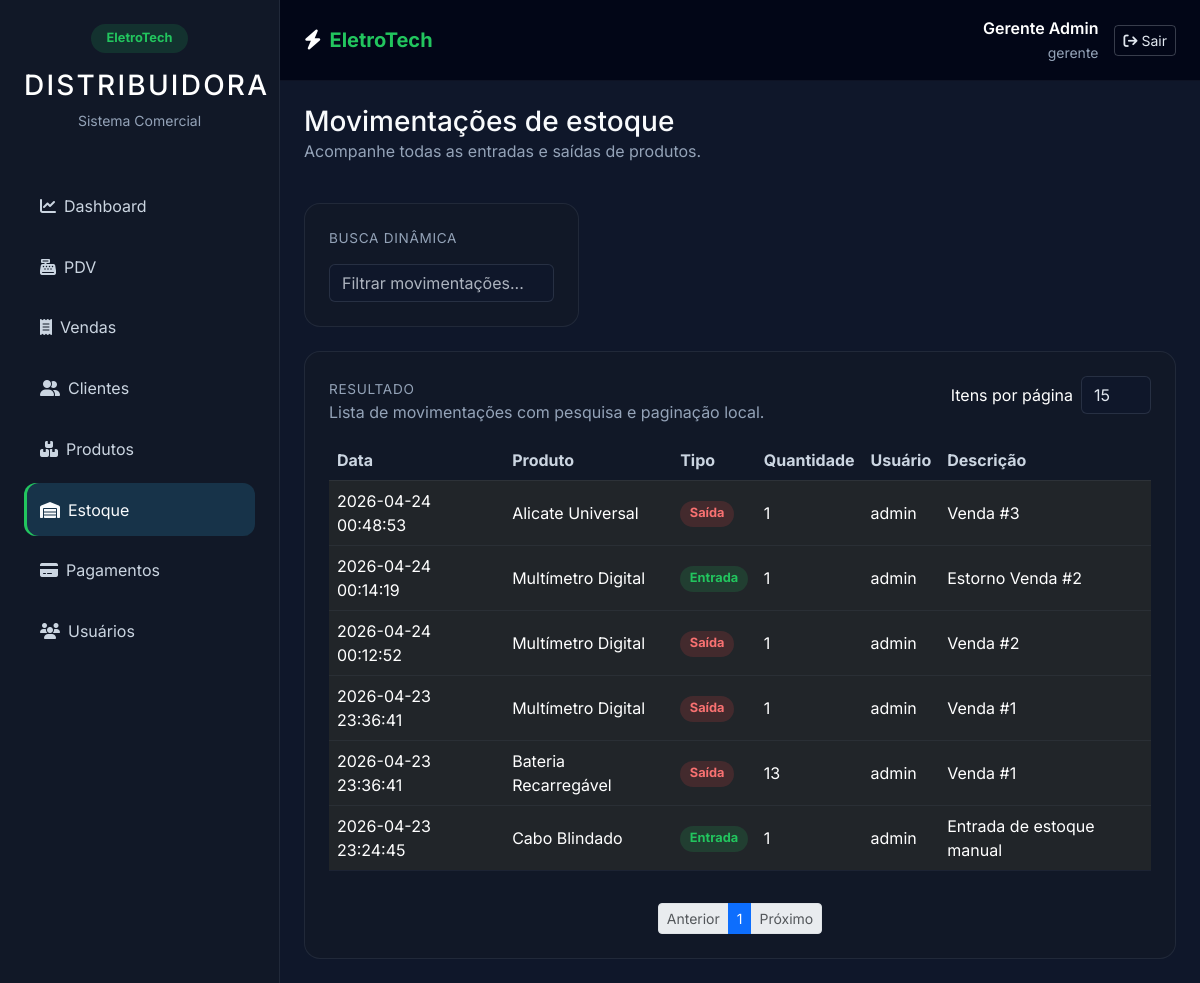
/stock/movements (signed in), run on the app's committed database.
### tables this page shows
CREATE TABLE users (
    id INTEGER PRIMARY KEY AUTOINCREMENT,
    name TEXT NOT NULL,
    username TEXT NOT NULL UNIQUE,
    password BLOB NOT NULL,
    role TEXT NOT NULL,
    created_at TEXT DEFAULT CURRENT_TIMESTAMP
);

CREATE TABLE stock_movements (
    id INTEGER PRIMARY KEY AUTOINCREMENT,
    product_id INTEGER NOT NULL,
    user_id INTEGER NOT NULL,
    datetime TEXT NOT NULL,
    type TEXT NOT NULL,
    quantity INTEGER NOT NULL,
    description TEXT,
    FOREIGN KEY (product_id) REFERENCES products (id),
    FOREIGN KEY (user_id) REFERENCES users (id)
);

CREATE TABLE products (
    id INTEGER PRIMARY KEY AUTOINCREMENT,
    barcode TEXT NOT NULL UNIQUE,
    name TEXT NOT NULL,
    category TEXT NOT NULL,
    cost_price REAL NOT NULL,
    margin REAL NOT NULL,
    sale_price REAL NOT NULL,
    stock INTEGER NOT NULL DEFAULT 0,
    min_stock INTEGER NOT NULL DEFAULT 0,
    created_at TEXT DEFAULT CURRENT_TIMESTAMP
, description TEXT, brand TEXT, unit TEXT DEFAULT "UN");

### routes/stock.py (the view)
@stock_bp.route('/movements')
@login_required
@role_required('gerente', 'estoquista')
def movements():
    movements = query_db(
        'SELECT m.*, p.name AS product_name, u.username AS user_name FROM stock_movements m '
        'LEFT JOIN products p ON p.id = m.product_id LEFT JOIN users u ON u.id = m.user_id '
        'ORDER BY m.datetime DESC LIMIT 100;'
    )
    return render_template('stock_movements.html', movements=movements)

### models/db.py (called while the page is built)
def get_db():
    db = getattr(g, '_database', None)
    if db is None:
        db = g._database = sqlite3.connect(
            os.path.join(os.path.dirname(__file__), '..', 'database', 'eletrotech.db')
        )
        db.row_factory = sqlite3.Row
    return db

def query_db(query, args=(), one=False):
    db = get_db()
    cur = db.execute(query, args)
    rv = cur.fetchall()
    cur.close()
    return (rv[0] if rv else None) if one else rv

### routes/auth.py (called while the page is built)
def login_required(view):
    @wraps(view)
    def wrapped_view(**kwargs):
        if 'user_id' not in session:
            return redirect(url_for('auth.login'))
        return view(**kwargs)
    return wrapped_view

def role_required(*roles):
    def decorator(view):
        @wraps(view)
        def wrapped_view(**kwargs):
            if 'role' not in session or session['role'] not in roles:
                flash('Acesso negado: permissão insuficiente.', 'danger')
                return redirect(url_for('dashboard.index'))
            return view(**kwargs)
        return wrapped_view
    return decorator

@auth_bp.app_context_processor
def inject_user():
    return {'current_user': session}

### templates/stock_movements.html (shortened to what this page needs)
{% extends 'layout.html' %}
{% block content %}
<div class="section-header mb-4">
  <div>
    <h3>Movimentações de estoque</h3>
    <p class="text-muted">Acompanhe todas as entradas e saídas de produtos.</p>
  </div>
</div>
<div class="row g-4">
  <div class="col-12 col-xl-4">
    <div class="card p-4">
      <span class="section-title">Busca dinâmica</span>
      <div class="mt-3">
        <input id="searchStockMovements" data-search-target="#stockMovementsTable" type="text" class="form-control" placeholder="Filtrar movimentações...">
      </div>
    </div>
  </div>
  <div class="col-12">
    <div class="card p-4">
      <div class="d-flex flex-column flex-md-row justify-content-between align-items-start gap-3 mb-3">
        <div>
          <span class="section-title">Resultado</span>
          <p class="text-muted mb-0">Lista de movimentações com pesquisa e paginação local.</p>
        </div>
        <div class="d-flex align-items-center gap-2">
          <label class="text-white mb-0">Itens por página</label>
          <select id="itemsPerPageStockMovements" class="form-select w-auto">
            <option value="15" selected>15</option>
          </select>
        </div>
      </div>
      <div class="table-responsive table-fixed-height">
        <table id="stockMovementsTable" class="table table-dark table-hover align-middle">
          <thead>
            <tr><th>Data</th><th>Produto</th><th>Tipo</th><th>Quantidade</th><th>Usuário</th><th>Descrição</th></tr>
          </thead>
          <tbody>
            {% for mov in movements %}
            <tr data-row>
              <td>{{ mov.datetime }}</td>
              <td>{{ mov.product_name }}</td>
              <td>
                {% if mov.type == 'Entrada' %}
                <span class="badge badge-status">Entrada</span>
                {% else %}
                <span class="badge badge-low">Saída</span>
                {% endif %}
              </td>
              <td>{{ mov.quantity }}</td>
              <td>{{ mov.user_name }}</td>
              <td>{{ mov.description }}</td>
            </tr>
            {% else %}
            <tr><td colspan="6" class="text-center text-muted">Nenhuma movimentação registrada.</td></tr>
            {% endfor %}
          </tbody>
        </table>
      </div>
      <nav aria-label="Paginação de movimentações" class="mt-3">
        <ul id="paginationControlsStockMovements" class="pagination pagination-sm justify-content-center mb-0"></ul>
      </nav>
    </div>
  </div>
</div>
{% endblock %}

### templates/layout.html (shortened to what this page needs)
<!doctype html>
<html lang="pt-br">
  <head>
    <link href="https://cdnjs.cloudflare.com/ajax/libs/font-awesome/6.5.0/css/all.min.css" rel="stylesheet">
    <link href="https://cdn.jsdelivr.net/npm/bootstrap@5.3.0/dist/css/bootstrap.min.css" rel="stylesheet">
    <link rel="stylesheet" href="{{ url_for('static', filename='style.css') }}">
  </head>
  <body>
    {% if current_user %}
    <div class="d-flex">
      <aside class="sidebar p-4 d-none d-lg-flex flex-column">
        <div class="mb-5 text-center">
          <div class="mb-3">
            <span class="badge badge-status py-2 px-3">EletroTech</span>
          </div>
          <h3 class="text-white brand">Distribuidora</h3>
          <p class="text-muted small mb-0">Sistema Comercial</p>
        </div>
        <nav class="nav flex-column gap-2">
          <a class="nav-link {% if request.path == url_for('dashboard.index') %}active{% endif %}" href="{{ url_for('dashboard.index') }}"><i class="fa-solid fa-chart-line me-2"></i>Dashboard</a>
          <a class="nav-link {% if request.path.startswith(url_for('sales.pdv')) %}active{% endif %}" href="{{ url_for('sales.pdv') }}"><i class="fa-solid fa-cash-register me-2"></i>PDV</a>
          <a class="nav-link {% if request.path.startswith(url_for('sales.sale_list')) %}active{% endif %}" href="{{ url_for('sales.sale_list') }}"><i class="fa-solid fa-receipt me-2"></i>Vendas</a>
          <a class="nav-link {% if request.path.startswith(url_for('customers.list_customers')) %}active{% endif %}" href="{{ url_for('customers.list_customers') }}"><i class="fa-solid fa-user-group me-2"></i>Clientes</a>
          <a class="nav-link {% if request.path.startswith(url_for('products.list_products')) %}active{% endif %}" href="{{ url_for('products.list_products') }}"><i class="fa-solid fa-boxes-stacked me-2"></i>Produtos</a>
          <a class="nav-link {% if request.path.startswith(url_for('stock.entry')) or request.path.startswith(url_for('stock.movements')) %}active{% endif %}" href="{{ url_for('stock.entry') }}"><i class="fa-solid fa-warehouse me-2"></i>Estoque</a>
          <a class="nav-link " href="{{ url_for('payment_methods.list_payment_methods') }}"><i class="fa-solid fa-credit-card me-2"></i>Pagamentos</a>
          {% if current_user.get('role') == 'gerente' %}
          <a class="nav-link {% if request.path.startswith(url_for('auth.register')) %}active{% endif %}" href="{{ url_for('auth.register') }}"><i class="fa-solid fa-users me-2"></i>Usuários</a>
          {% endif %}
        </nav>
      </aside>
      <div class="flex-fill">
        <header class="topbar navbar navbar-expand-lg navbar-dark px-4 py-3">
          <div class="container-fluid px-0">
            <a class="navbar-brand d-flex align-items-center gap-2" href="{{ url_for('dashboard.index') }}">
              <i class="fa-solid fa-bolt"></i>
              <span>EletroTech</span>
            </a>
            <div class="d-flex align-items-center gap-3 ms-auto">
              <div class="text-end d-none d-md-block">
                <div class="text-white fw-semibold">{{ current_user.get('name') }}</div>
                <small class="text-muted">{{ current_user.get('role') }}</small>
              </div>
              <a class="btn btn-outline-light btn-sm" href="{{ url_for('auth.logout') }}"><i class="fa-solid fa-arrow-right-from-bracket me-1"></i>Sair</a>
            </div>
          </div>
        </header>
        <main class="content-wrapper container-fluid p-4">
    {% else %}
    <main class="container-fluid p-4 min-vh-100 d-flex justify-content-center align-items-center">
    {% endif %}
      {% block content %}{% endblock %}
    </main>
    {% if current_user %}
      </div>
    </div>
    {% endif %}
  </body>
</html>

### static/style.css (style rules this page uses)
body { min-height: 100vh; background: #0f172a; color: #f8fafc; font-family: 'Inter', system-ui, -apple-system, BlinkMacSystemFont, 'Segoe UI', sans-serif; }
body, body h1, body h2, body h3, body h4, body h5, body h6, body p, body label, body a, body button, body small, body span, body li, body td, body th, body .nav-link, body .form-label, body .input-group-text, body .card, body .card-header, body .card-body { color: #f8fafc; }
html, body { scroll-behavior: smooth; }
body { opacity: 0; transition: opacity 0.25s ease-in-out; }
body.fade-in { opacity: 1; }
*, *::before, *::after { transition: background-color 0.22s ease, color 0.22s ease, border-color 0.22s ease, box-shadow 0.22s ease, transform 0.22s ease; }
body, .card, .btn, .form-control, .form-select, .nav-link, .table tbody tr, .alert, .offcanvas, .topbar, .sidebar, .card-body { transition: background-color 0.22s ease, color 0.22s ease, border-color 0.22s ease, box-shadow 0.22s ease, transform 0.22s ease; }
.sidebar { min-height: 100vh; width: 280px; background: #111827; border-right: 1px solid rgba(148, 163, 184, 0.12); }
.sidebar .brand { letter-spacing: 0.08em; text-transform: uppercase; }
.sidebar .nav-link { color: #cbd5e1; padding: 0.9rem 1rem; border-radius: 0.75rem; transition: all .2s ease; }
.sidebar .nav-link.active, .sidebar .nav-link:hover { color: #f8fafc; background: rgba(56, 189, 248, 0.16); box-shadow: inset 3px 0 0 #22c55e; }
.topbar { background: #020617; border-bottom: 1px solid rgba(148, 163, 184, 0.08); }
.topbar .navbar-brand { color: #ffffff; font-weight: 700; }
.topbar .navbar-brand span { color: #22c55e; }
.content-wrapper { min-height: calc(100vh - 72px); }
.card { background: #111827; border: 1px solid rgba(148, 163, 184, 0.12); border-radius: 1rem; }
.table { color: #e2e8f0; }
.table thead th { color: #cbd5e1; border-bottom: 1px solid rgba(148, 163, 184, 0.1); }
.table tbody tr { border-bottom: 1px solid rgba(148, 163, 184, 0.08); }
.table td, .table th { vertical-align: middle; }
.form-control, .form-select, .form-control:focus, .form-select:focus { background: #0f172a; color: #e2e8f0; border-color: rgba(148, 163, 184, 0.18); box-shadow: none; }
.form-control::placeholder { color: rgba(226, 232, 240, 0.75); }
.text-muted { color: #94a3b8 !important; }
.btn-outline-light { color: #e2e8f0; border-color: rgba(226, 232, 240, 0.24); }
.badge { font-size: 0.8rem; padding: 0.5em 0.75em; border-radius: 999px; }
.badge-status { background: rgba(34, 197, 94, 0.15); color: #22c55e; }
.badge-low { background: rgba(239, 68, 68, 0.16); color: #f87171; }
.section-title { letter-spacing: 0.05em; text-transform: uppercase; font-size: 0.85rem; color: #94a3b8; }
.section-header { display: flex; justify-content: space-between; align-items: center; gap: 1rem; }
.section-header h3 { margin: 0; color: #f8fafc; }
.table-fixed-height { max-height: 560px; overflow-y: auto; }
.table-fixed-height table thead th { position: sticky; top: 0; background: #111827; z-index: 2; }

### data on the page
users: get "Gerente Admin", get "gerente"
stock_movements: datetime "2026-04-24 00:48:53", product_name "Alicate Universal", type "Saída", quantity "1", user_name "admin", description "Venda #3"
stock_movements: datetime "2026-04-24 00:14:19", product_name "Multímetro Digital", type "Entrada", quantity "1", user_name "admin", description "Estorno Venda #2"
stock_movements: datetime "2026-04-24 00:12:52", product_name "Multímetro Digital", type "Saída", quantity "1", user_name "admin", description "Venda #2"
stock_movements: datetime "2026-04-23 23:36:41", product_name "Multímetro Digital", type "Saída", quantity "1", user_name "admin", description "Venda #1"
stock_movements: datetime "2026-04-23 23:36:41", product_name "Bateria Recarregável", type "Saída", quantity "13", user_name "admin", description "Venda #1"
stock_movements: datetime "2026-04-23 23:24:45", product_name "Cabo Blindado", type "Entrada", quantity "1", user_name "admin", description "Entrada de estoque manual"
